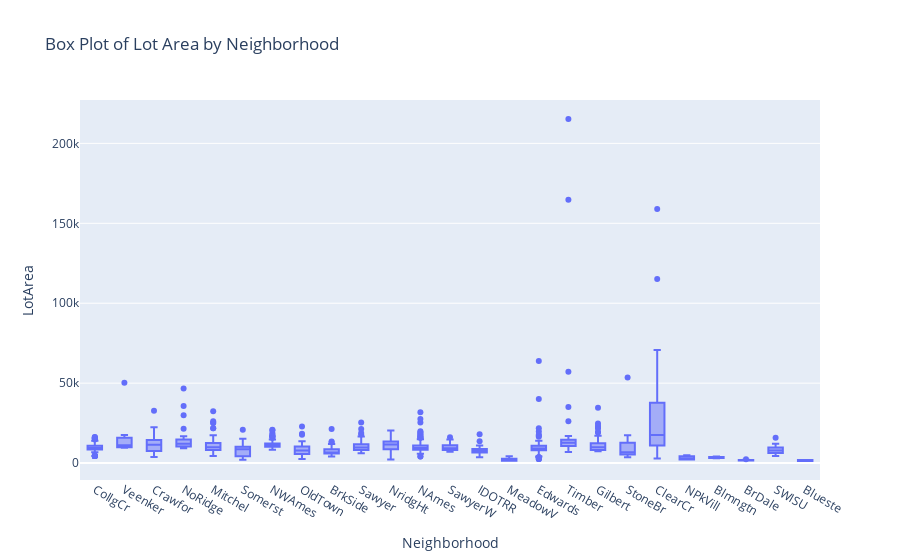

Write notebook code for a chart like this one.
### Code cell
fig = px.box(train, x="Neighborhood", y="LotArea", title = "Box Plot of Lot Area by Neighborhood")
fig.show()

### Figure 1 — Plotly figure (JSON) as saved in the notebook; plotly's stock layout.template omitted (floating-point values rounded to 4 significant figures; data arrays with more than 128 entries replaced by an {"elided": "..."} marker saying what was removed)
{"data": [{"alignmentgroup": "True", "hovertemplate": "Neighborhood=%{x}<br>LotArea=%{y}<extra></extra>", "legendgroup": "", "marker": {"color": "#636efa"}, "name": "", "notched": false, "offsetgroup": "", "orientation": "v", "showlegend": false, "type": "box", "x": {"elided": "1460 str values"}, "x0": " ", "xaxis": "x", "y": {"elided": "1460 int values"}, "y0": " ", "yaxis": "y"}], "layout": {"boxmode": "group", "legend": {"tracegroupgap": 0}, "title": {"text": "Box Plot of Lot Area by Neighborhood"}, "xaxis": {"anchor": "y", "domain": [0, 1], "title": {"text": "Neighborhood"}}, "yaxis": {"anchor": "x", "domain": [0, 1], "title": {"text": "LotArea"}}}}
